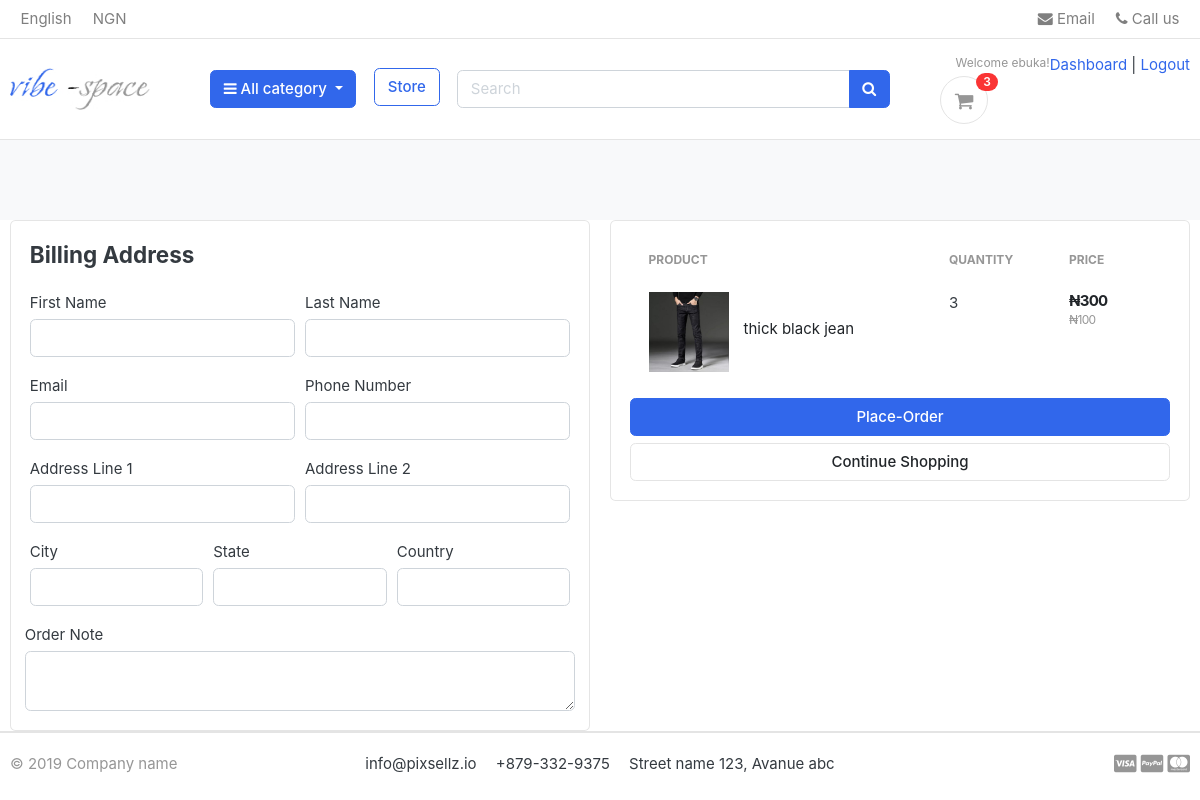
The app's page /cart/checkout/ (signed in), older data.
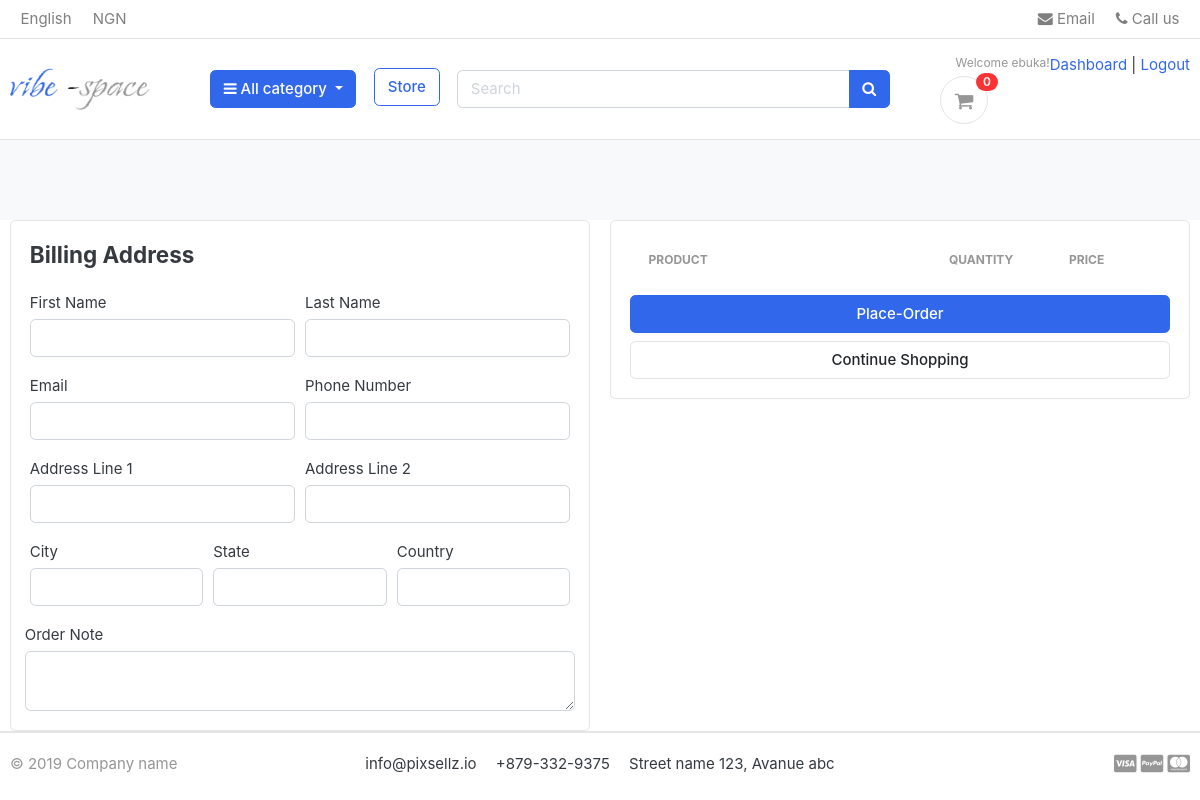
The same page, newer data.
### carts/models.py (models this page shows, shortened)
class Cartitem(models.Model):
    user=models.ForeignKey(Account,on_delete=models.CASCADE,null=True)
    product=models.ForeignKey(Product,on_delete=models.CASCADE)
    variations=models.ManyToManyField(Variation,blank=True)
    cart=models.ForeignKey(Cart,on_delete=models.CASCADE,null=True)
    quantity=models.IntegerField()
    is_active=models.BooleanField(default=True)
    def sub_total(self):
        return self.product.price*self.quantity

### store/models.py (models this page shows, shortened)
class Product(models.Model):
    product_name=models.CharField(max_length=200, unique= True)
    slug=models.SlugField(max_length=200, unique=True)
    description=models.TextField(max_length=200 , unique=True)
    price=models.IntegerField()
    images=models.ImageField(upload_to='photos/products')
    stock=models.IntegerField()
    is_available=models.BooleanField(default=True)
    category=models.ForeignKey(Category, on_delete=models.CASCADE)
    created_date=models.DateTimeField(auto_now_add=True)
    modified_date=models.DateTimeField(auto_now=True)
    def get_url(self):
        return reverse('product_detail',args=[self.category.slug,self.slug])

### carts/views.py (the view)
# urls.py: path('checkout/',views.checkout,name='checkout'),
@login_required(login_url='login')
def checkout(request, total=0, quantity=0, cart_items=None):
    try:
      tax=0
      grand_total=0
      if request.user.is_authenticated:
         cart_items=Cartitem.objects.filter(user=request.user, is_active=True)
      else:
        cart=Cart.objects.get(cart_id=_cart_id(request))
        cart_items=Cartitem.objects.filter(cart=cart, is_active=True)
      for cart_item in cart_items:
          total+=(cart_item.product.price*cart_item.quantity)
          quantity+=cart_item.quantity
      tax=(2*total)/100
      grand_total= total + tax
    except ObjectDoesNotExist:
        pass
    context={
        'total':total,
         'quantity':quantity,
         'cart_items':cart_items,
         'tax':tax,
         'grand_total' : grand_total
    }
    return render(request,'checkout.html',context)

### carts/context_processors.py (called while the page is built)
def counter (request):
    cart_count = 0
    if 'admin' in request.path:
        return()
    else:
        try:
            cart=Cart.objects.filter(cart_id=_cart_id(request))
            if request .user.is_authenticated:
                 cart_items=Cartitem.objects.all().filter(user=request.user)
            else:
                cart_items=Cartitem.objects.all().filter(cart=cart[:1])
            for cart_item in cart_items:
                cart_count += cart_item.quantity
        except Cart.DoesNotExist:
            cart_count=0
    return dict (cart_count=cart_count)

### carts/views.py (called while the page is built)
def _cart_id(request):
    cart=request.session.session_key
    if not cart:
        cart=request.session.create()
    return cart

### category/context_processors.py (called while the page is built)
def menu_links(request):
    links=  Category.objects.all()
    return dict(links=links)

### category/models.py (called while the page is built)
    def get_url(self):
            return reverse('products_by_category',args=[self.slug])

### templates/checkout.html (shortened to what this page needs)
{%extends 'base.html'%}
{%block pagecontent%}
{%load static%}
<section class="section-content padding-y bg"></section>
<div class="container">
<div class="row">
	<aside class="col-lg-6">
<div class="card">
    <div class="card-body">
        <h4 class="card-title mb-4">Billing Address</h4>
        <form action="{% url 'place_order' %}" method="POST">
            <div class="form-row">
            <div class="col form-group">
                <label for="">First Name</label>
                <input type="text" name="first_name" class="form-control" required>
            </div>
            <div class="col form-group">
                <label for="">Last Name</label>
                <input type="text" name="last_name" class="form-control" required>
            </div>
            </div>
            <div class="form-row">
            <div class="col form-group">
                <label for="">Email</label>
                <input type="email" name="email" class="form-control" required>
            </div>
            <div class="col form-group">
                <label for="">Phone Number</label>
                <input type="text" name="phone" class="form-control" required>
            </div>
            </div>
            <div class="form-row">
            <div class="col form-group">
                <label for="">Address Line 1</label>
                <input type="text" name="address_line_1" class="form-control" required>
            </div>
            <div class="col form-group">
                <label for="">Address Line 2</label>
                <input type="text" name="address_line 2" class="form-control" >
            </div>
            </div>
            <div class="form-row">
            <div class="col form-group">
                <label for="">City</label>
                <input type="text" name="city" class="form-control" required>
            </div>
            <div class="col form-group">
                <label for="">State</label>
                <input type="text" name="state" class="form-control" required>
            </div>
            <div class="col form-group">
                <label for="">Country</label>
                <input type="text" name="country" class="form-control" required>
            </div>
            </div>
            <div class="form-row">
                <label for="">Order Note</label>
                <textarea name="order_note" id="" rows="2" class="form-control"></textarea>
            </div>
    </div>
</div>
	</aside>
	<aside class="col-lg-6">
		<div class="card">
		<div class="card-body">
<table class="table table-borderless table-shopping-cart">
<thead class="text-muted">
<tr class="small text-uppercase">
  <th scope="col">Product</th>
  <th scope="col" width="120">Quantity</th>
  <th scope="col" width="120">Price</th>
  {% for cart_item in cart_items%}
</tr>
</thead>
<tbody>
<tr>
	<td>
		<figure class="itemside align-items-center">
			<div class="aside"><img src="{{ cart_item.product.images.url }}" class="img-sm"></div>
			<figcaption class="info">
				<a href="{{cart_item.product.get_url}}" class="title text-dark">{{cart_item.product.product_name}}</a>
			</figcaption>
		</figure>
	</td>
	<td>
		<label for="">{{cart_item.quantity}}</label>
	</td>
	<td>
		<div class="price-wrap">
			<var class="price">₦{{cart_item.sub_total}}</var>
			<small class="text-muted"> ₦{{cart_item.product.price}} </small>
		</div>
	</td>
</tr>
{%endfor%}
</tbody>
</table>
<button type="submit"  class="btn btn-primary btn-block">Place-Order</button>
<a href="{%url 'store' %}" class="btn btn-light btn-block">Continue Shopping</a>
		</div>
		</div>
</aside>
</div>
</div>
{%endblock%}

### templates/base.html (shortened to what this page needs)
{% load static %}
<!DOCTYPE HTML>
<html lang="en">
<head>
<link href="{%static 'css/bootstrap.css'%}" rel="stylesheet" type="text/css"/>
<link href="{%static 'fonts/fontawesome/css/all.min.css'%}" type="text/css" rel="stylesheet">
<link rel="stylesheet" href="https://cdnjs.cloudflare.com/ajax/libs/font-awesome/4.7.0/css/font-awesome.min.css">
<link href="{%static 'css/ui.css'%}" rel="stylesheet" type="text/css"/>
<link href="{%static 'css/responsive.css'%}" rel="stylesheet" media="only screen and (max-width: 1200px)" />
</head>
<body>
<header class="section-header">
<nav class="navbar p-md-0 navbar-expand-sm navbar-light border-bottom">
<div class="container">
  <div class="collapse navbar-collapse" id="navbarTop4">
    <ul class="navbar-nav mr-auto">
    	<li class="nav-item dropdown">
		 	<a href="#" class="nav-link">   English </a>
		</li>
		<li class="nav-item dropdown">
			<a href="#" class="nav-link"> NGN</a>
		</li>
    </ul>
    <ul class="navbar-nav">
		<li><a href="#" class="nav-link"> <i class="fa fa-envelope"></i> Email </a></li>
		<li><a href="#" class="nav-link"> <i class="fa fa-phone"></i> Call us </a></li>
	</ul>
  </div>
</div>
</nav>
<section class="header-main border-bottom">
	<div class="container">
<div class="row align-items-center  ">
	<div class="col-lg-2 col-md-3 col-6">
		<a href="{% url 'home' %}" class="brand-wrap">
			<img class="logo" src="{%static './images/vibespace.jpg'%}">
		</a>
	</div>
	<div class="col-lg col-sm col-md col-6 flex-grow-0">
		<div class="category-wrap dropdown d-inline-block float-right">
			<button type="button" class="btn btn-primary dropdown-toggle" data-toggle="dropdown">
				<i class="fa fa-bars"></i> All category
			</button>
		</div>
	</div>
	<a href="{% url 'store' %}" class="btn btn-outline-primary mb-1 mx-2">Store</a>
	<div class="col-lg  col-md-6 col-sm-12 ">
		<form action="{% url 'search' %}" class="search">
			<div class="input-group w-100">
			    <input type="text" class="form-control" style="width:60%;" placeholder="Search" required name=keyword>
			    <div class="input-group-append">
			      <button type="submit" class="btn btn-primary" type="submit">
			        <i class="fa fa-search"></i>
			      </button>
			    </div>
		    </div>
		</form>
	</div>
	<div class="col-lg-3 col-sm-6 col-8 order-2 order-lg-3" >
				<div class="d-flex justify-content-end mb-3 mb-lg-0">
					{% if user.id is None %}
					<div class="widget-header">
						<small class="title text-muted">Welcome guest!</small>
						<div>
							<a href="{% url 'login' %}">Sign in</a> <span class="dark-transp"> | </span>
							<a href="{% url 'register' %}"> Register</a>
						</div>
					</div>
					{%else%}
						<small class="title text-muted">Welcome   {{user.first_name}}!</small>
						<div>
							<a href="{% url 'dashboard' %}">Dashboard</a> <span class="dark-transp"> | </span>
							<a href="{% url 'logout' %}"> Logout</a>
						</div>
					</div>
					{%endif%}
					<a href="{% url 'cart'%}" class="widget-header pl-3 ml-3">
						<div class="icon icon-sm rounded-circle border"><i class="fa fa-shopping-cart"></i></div>
						<span class="badge badge-pill badge-danger notify">{{cart_count}}</span>
					</a>
				</div>
			</div>
</div>
</section>
</header>
{%block pagecontent%}
{%endblock%}
<footer class="section-footer border-top">
	<div class="container">
		<section class="footer-bottom border-top row">
			<div class="col-md-2">
				<p class="text-muted"> &copy 2019 Company name </p>
			</div>
			<div class="col-md-8 text-md-center">
				<span  class="px-2">info@pixsellz.io</span>
				<span  class="px-2">+879-332-9375</span>
				<span  class="px-2">Street name 123, Avanue abc</span>
			</div>
			<div class="col-md-2 text-md-right text-muted">
				<i class="fab fa-lg fa-cc-visa"></i>
				<i class="fab fa-lg fa-cc-paypal"></i>
				<i class="fab fa-lg fa-cc-mastercard"></i>
			</div>
		</section>
	</div>
</footer>
</body>
</html>

Row changes from the older to the newer data that the page shows:
removed Cartitem: product.images (picture), product.product_name "thick black jean", quantity "3", sub_total "300", product.price "100"
Text that changed along with them:
{{ cart_count }}: "3" → "0"
